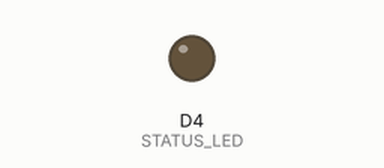
The sketch below on a simulated ESP8266 (NodeMCU). Shown: output pins drawn as LEDs (lit = HIGH). What the sketch prints to the serial monitor is not drawn.

Above: at 0.5 s.
At 10.0 s:
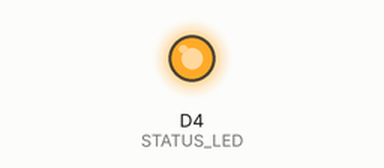
Timing chart, 0 to 14.3 s (numbered marks = the images above):
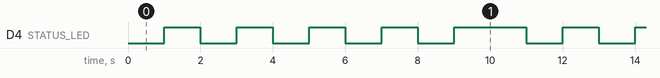

Measured:
- by itself, D4 (STATUS_LED): repeats every 11.0 s: 3 × (LOW 1.0 s, HIGH 1.0 s), LOW 1.0 s, HIGH 2.0 s, LOW 1.0 s, HIGH 1.0 s
- by itself, everything shown: repeats every 11.0 s, in 10 steps

The sketch:

flip_digit_display_test.ino
```cpp
/*    1
      _
   6 | | 2
   7  -
   5 | | 3
      -
      4
*/

#define STATUS_LED D4 // Power status LED

void setup() {
  pinMode(STATUS_LED, OUTPUT);
  digitalWrite(STATUS_LED, HIGH);
  Serial.begin(2400);
  Serial.swap(); //Change serial TX output to alt pin D8 (GPIO15)

}

void loop() {
 // TO DO: FIX TIMING
  send_command(B1110110); // H
  delay(1000);
  blank();

  send_command(B1111001); // E
  delay(1000);
  blank();

  send_command(B0111000); // L
  delay(1000);
  blank();

  send_command(B0111000); // L
  delay(1000);
  blank();

  send_command(B0111111); // O
  delay(1000);
  blank();
  delay(1000);
}

void send_command(byte bitmask){
  byte message[] = {0x80, 0x85, 0x00, bitmask, 0x8F};
  Serial.write(message, sizeof(message));
  blinkOn();
}

void blank(){
  byte message[] = {0x80, 0x85, 0x00, 0x00, 0x8F};
  Serial.write(message, sizeof(message));
  blinkOff();
  delay(1000);
}

void blinkOn(){
  digitalWrite(STATUS_LED, LOW);
}

void blinkOff(){
  digitalWrite(STATUS_LED, HIGH);
}
```
